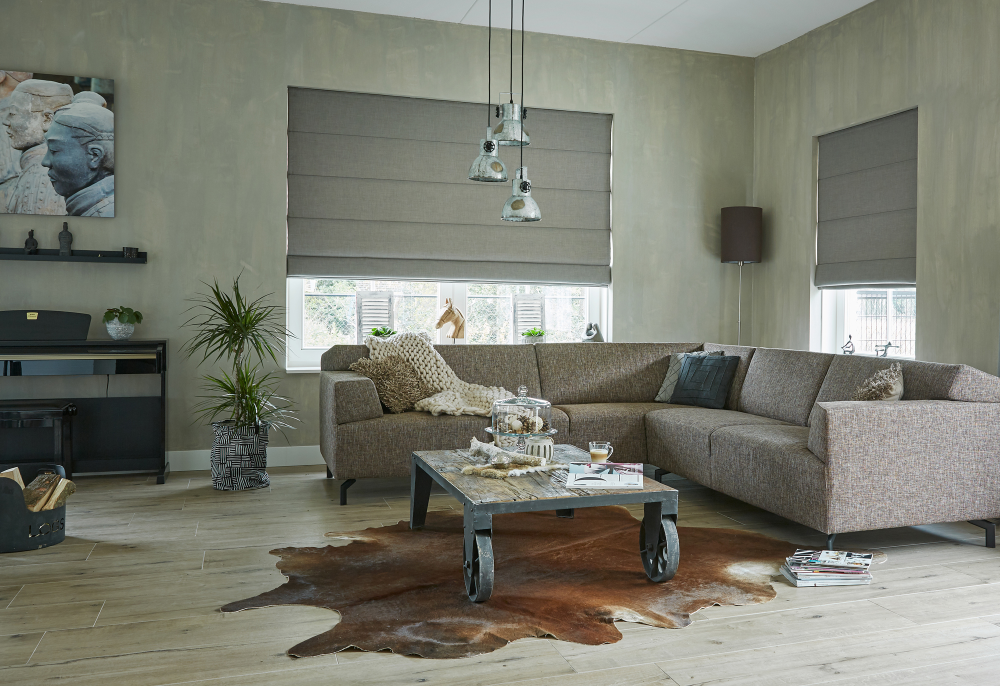
#> input picture assets/products/centerpiece_roman/02-Roman.jpg, 3000 x 2058 px (shown at 1/3 size); its folder holds 4 pictures in this run
$ python photo_util.py assets/products/centerpiece_roman/01-Roman_thumb.webp
#> lines starting #> are read from the running program, lines starting #| are printed output that depends on the picture
#!/usr/bin/env python3
"""
photo_util.py  generate _thumb.webp thumbnails for product gallery images.

For each target category under assets/images/products/<cat>/:
  - If the category has subdirectories, each subdir is treated as one product.
  - If the category has no subdirectories, the folder itself is the product.
In both cases the lexicographically first image is taken, scaled to
THUMB_HEIGHT px tall (aspect ratio preserved), and saved as
<original_stem>_thumb.webp in the same directory.

Usage:
    python photo_util.py           # skip already-generated thumbs
    python photo_util.py --force   # overwrite existing thumbs
"""

import sys
from pathlib import Path

try:
    from PIL import Image
except ImportError:
    print("Pillow is required: pip install Pillow", file=sys.stderr)
    sys.exit(1)

TARGET_CATEGORIES = [
    "centerpiece_roman",
    "honeycomb",
    "horizontal_blinds",
    "perfect_sheer",
    "shutters",
    "soluna_roller",
    "vertical_blinds",
]

IMAGE_EXTENSIONS = {".jpg", ".jpeg", ".png", ".webp"}
THUMB_HEIGHT = 400


def make_thumb(img_path: Path, force: bool = False) -> None:
#> called with force = False
    out_path = img_path.with_name(img_path.stem + "_thumb").with_suffix(".webp")

    if out_path.exists() and not force:
        print(f"  [skip]  {img_path.name}  (already exists)")
        return

    with Image.open(img_path) as img:
#> img is the input picture: PIL image 3000x2058 RGB; mean R, G, B 123.3, 124.4, 112.8
        w, h = img.size
#> w = 3000; h = 2058
        new_w = round(w * THUMB_HEIGHT / h)
#> new_w = 583
        thumb = img.convert("RGB").resize((new_w, THUMB_HEIGHT), Image.LANCZOS)
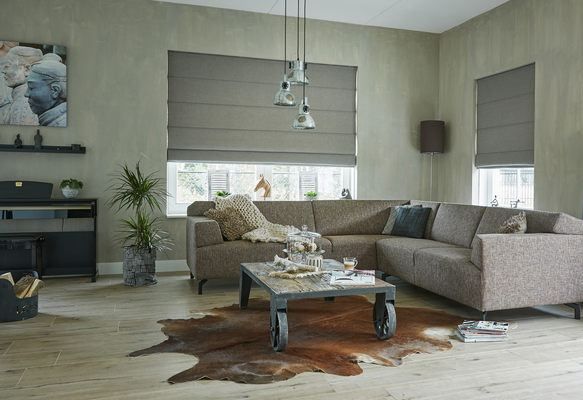
#> thumb: PIL image 583x400 RGB; mean R, G, B 123.3, 124.4, 112.8
        thumb.save(out_path, "WEBP", quality=85)

    print(f"  {img_path.name}  ->  {out_path.name}  ({new_w}x{THUMB_HEIGHT})")
#|   02-Roman.jpg  ->  02-Roman_thumb.webp  (583x400)


def first_image(folder: Path) -> Path | None:
    candidates = sorted(
        f for f in folder.iterdir()
        if f.is_file() and f.suffix.lower() in IMAGE_EXTENSIONS
        and "_thumb" not in f.stem
    )
    return candidates[0] if candidates else None


def process_category(cat_path: Path, force: bool) -> None:
    subdirs = sorted(d for d in cat_path.iterdir() if d.is_dir())
    if subdirs:
        for subdir in subdirs:
            img = first_image(subdir)
            if img:
                make_thumb(img, force)
            else:
                print(f"  [warn]  {subdir.name}/   no images found")
    else:
        img = first_image(cat_path)
        if img:
            make_thumb(img, force)
        else:
            print(f"  [warn]  {cat_path.name}/   no images found")


def main() -> None:
    force = "--force" in sys.argv
    base = Path(__file__).parent / "assets" / "images" / "products"

    if not base.exists():
        print(f"ERROR: directory not found: {base}", file=sys.stderr)
        sys.exit(1)

    for cat_name in TARGET_CATEGORIES:
        cat_path = base / cat_name
        print(f"\n{cat_name}/")
        if not cat_path.is_dir():
            print(f"  [warn]  directory not found  skipping")
            continue
        process_category(cat_path, force)


if __name__ == "__main__":
    main()
